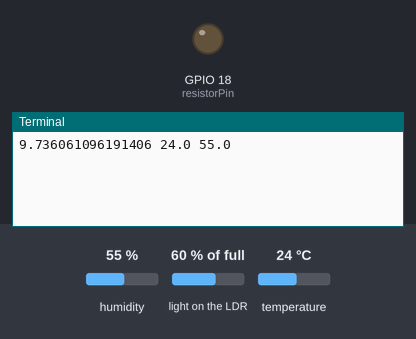
Simulated run of this program. Board: Raspberry Pi (BCM pin numbers). Parts: output pins drawn as LEDs (lit = HIGH), the last lines printed to the terminal. The inputs (shaded band) are chosen by the test bench; at power-on: humidity 55 %, light on the LDR 60 % of full, temperature 24 °C. Databases and web services accept everything at once and return nothing; the capacitor on the light-sensor pin charges in 0.2 + 60·(1 − level)² ms; the clock reads 2024-03-15 10:24:30 at power-on unless the program sets it.

Above: at 1.2 s.
1.3 s: humidity set to 22 %
At 3.1 s:
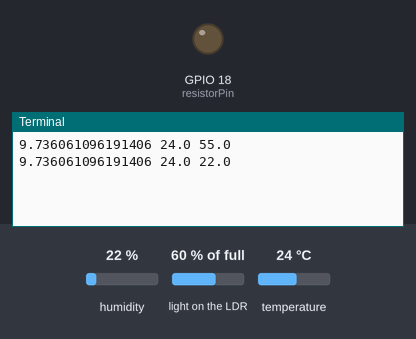
4.5 s: light on the LDR set to 2 % of full
At 6.5 s:
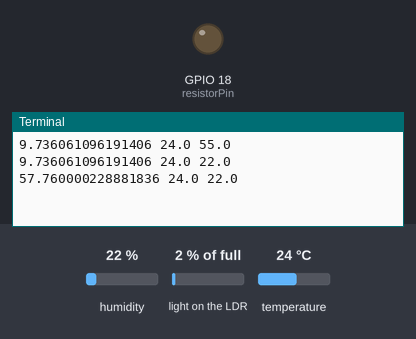
7.7 s: temperature set to 12 °C
At 7.7 s:
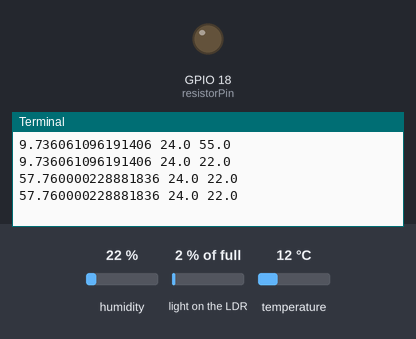
10.9 s: light on the LDR set to 25 % of full
At 13.4 s:
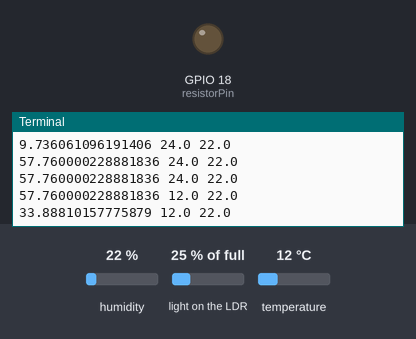
14.1 s: humidity set to 40 %
At 16.0 s:
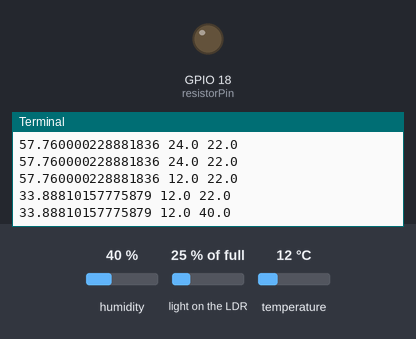
Timing chart, 0 to 17.5 s (numbered marks = the images above; inputs shaded):
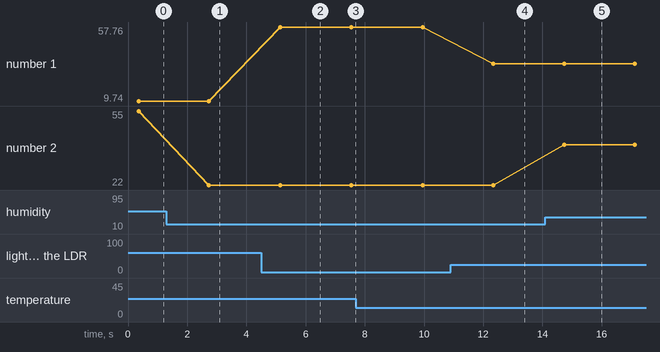

Measured:
- after the input at 1.3 s, the terminal: prints a new line after 1.4 s (image 1)
- after the input at 4.5 s, the terminal: prints a new line after 0.64 s (image 2)
- after the input at 10.9 s, the terminal: prints a new line after 1.4 s (image 4)
- after the input at 14.1 s, the terminal: prints a new line after 0.63 s (image 5)
- plotted number 1: 9.74 → 57.76 after the input at 4.5 s, 57.76 → 33.89 after the input at 10.9 s
- plotted number 2: 55 → 22 after the input at 1.3 s, 22 → 40 after the input at 14.1 s

The program:

simplesendtothingspeak.py
```python
#https://gpiozero.readthedocs.io/en/stable/api_spi.html
import thingspeak
from time import sleep
import board
import adafruit_dht
dhtDevice = adafruit_dht.DHT22(board.D17, use_pulseio=False)

import RPi.GPIO as GPIO
import time
GPIO.setmode(GPIO.BCM)
resistorPin = 18

sleepTime = 2

channel_id=1616752
write_key ='YE95JMMNETI7ZHNG'
read_key='A4JZTVF8P7JQEWVZ'

def readDHT22():
    try:
        temperature_c = dhtDevice.temperature
        temp=temperature_c

        humidity = dhtDevice.humidity
    except:
        temp=0
        humidity=0
    return (humidity, temp)

def readLdr():
    GPIO.setup(resistorPin, GPIO.OUT)
    GPIO.output(resistorPin, GPIO.LOW)
    time.sleep(0.1)

    GPIO.setup(resistorPin, GPIO.IN)
    start_time = time.time()
    diff = 0

    while(GPIO.input(resistorPin) == GPIO.LOW):
        #when capacity is fully charge, resistorPin will become HIGH
        time_now=time.time()
        diff  = time_now - start_time

    diff=diff * 1000
    return diff

while True:
    #LDR Data
    light =  readLdr()

    #Temp and Humidity Data
    humidity, temperature = readDHT22()

    if temperature==0 and humidity==0:
        pass
    else:
        channel = thingspeak.Channel(channel_id,write_key)
        response=channel.update({'field1':light,'field2':temperature,'field3':humidity})
        print(light,temperature,humidity)
    sleep(sleepTime)
    
```
